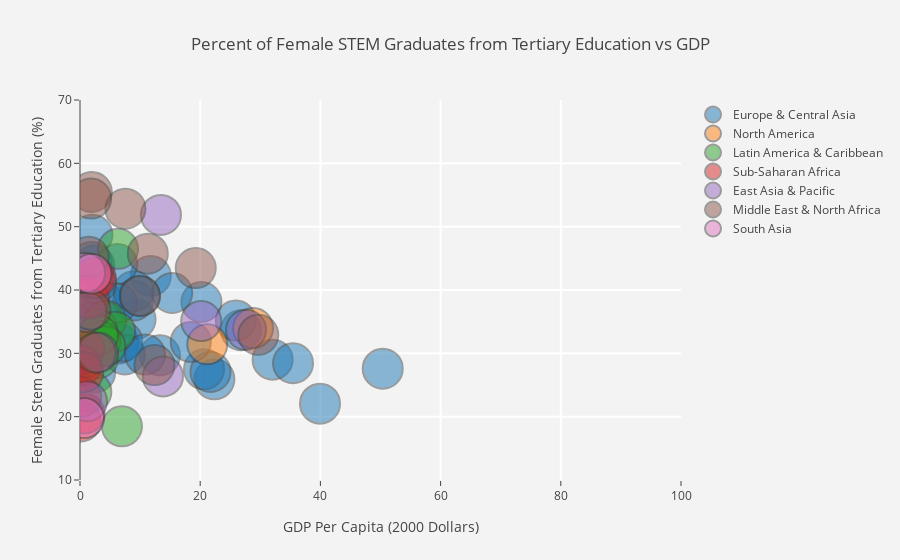

Notebook code for this chart:
### Code cell
trace0 = go.Scatter(
    x=df_2016_gdp['2016_GDPPerCapita'][df_2016_gdp['Region'] == 'Europe & Central Asia'],
    y=df_2016_gdp['2016_stem'][df_2016_gdp['Region'] == 'Europe & Central Asia'],
    mode='markers',
    name='Europe & Central Asia',
    text=df_2016_gdp['Country Name_x'][df_2016_gdp['Region'] == 'Europe & Central Asia'],
    marker=dict(
        size=40,
        opacity=0.5,
        line=dict(
            width=2
        ),
        
    )
)

trace1 = go.Scatter(
    x=df_2016_gdp['2016_GDPPerCapita'][df_2016_gdp['Region'] == 'North America'],
    y=df_2016_gdp['2016_stem'][df_2016_gdp['Region'] == 'North America'],
    mode='markers',
    name='North America',
    text=df_2016_gdp['Country Name_x'][df_2016_gdp['Region'] == 'North America'],
    marker=dict(
        size=40,
        opacity=0.5,
        line=dict(
            width=2
        ),
        
    )
)

trace2 = go.Scatter(
    x=df_2016_gdp['2016_GDPPerCapita'][df_2016_gdp['Region'] == 'Latin America & Caribbean'],
    y=df_2016_gdp['2016_stem'][df_2016_gdp['Region'] == 'Latin America & Caribbean'],
    mode='markers',
    name='Latin America & Caribbean',
    text=df_2016_gdp['Country Name_x'][df_2016_gdp['Region'] == 'Latin America & Caribbean'],
    marker=dict(
        size=40,
        opacity=0.5,
        line=dict(
            width=2
        ),
        
    )
)

trace3 = go.Scatter(
    x=df_2016_gdp['2016_GDPPerCapita'][df_2016_gdp['Region'] == 'Sub-Saharan Africa'],
    y=df_2016_gdp['2016_stem'][df_2016_gdp['Region'] == 'Sub-Saharan Africa'],
    mode='markers',
    name='Sub-Saharan Africa',
    text=df_2016_gdp['Country Name_x'][df_2016_gdp['Region'] == 'Sub-Saharan Africa'],
    marker=dict(
        size=40,
        opacity=0.5,
        line=dict(
            width=2
        ),
        
    )
)

trace4 = go.Scatter(
    x=df_2016_gdp['2016_GDPPerCapita'][df_2016_gdp['Region'] == 'East Asia & Pacific'],
    y=df_2016_gdp['2016_stem'][df_2016_gdp['Region'] == 'East Asia & Pacific'],
    mode='markers',
    name='East Asia & Pacific',
    text=df_2016_gdp['Country Name_x'][df_2016_gdp['Region'] == 'East Asia & Pacific'],
    marker=dict(
        size=40,
        opacity=0.5,
        line=dict(
            width=2
        ),
        
    )
)
trace5 = go.Scatter(
    x=df_2016_gdp['2016_GDPPerCapita'][df_2016_gdp['Region'] == 'Middle East & North Africa'],
    y=df_2016_gdp['2016_stem'][df_2016_gdp['Region'] == 'Middle East & North Africa'],
    mode='markers',
    name='Middle East & North Africa',
    text=df_2016_gdp['Country Name_x'][df_2016_gdp['Region'] == 'Middle East & North Africa'],
    marker=dict(
        size=40,
        opacity=0.5,
        line=dict(
            width=2
        ),
        
    )
)
trace6 = go.Scatter(
    x=df_2016_gdp['2016_GDPPerCapita'][df_2016_gdp['Region'] == 'South Asia'],
    y=df_2016_gdp['2016_stem'][df_2016_gdp['Region'] == 'South Asia'],
    mode='markers',
    name='South Asia',
    text=df_2016_gdp['Country Name_x'][df_2016_gdp['Region'] == 'South Asia'],
    marker=dict(
        size=40,
        opacity=0.5,
        line=dict(
            width=2
        ),
        
    )
)



data=[trace0,trace1,trace2,trace3,trace4,trace5,trace6]

layout = go.Layout(
    title='Percent of Female STEM Graduates from Tertiary Education vs GDP',
    xaxis=dict(
        title='GDP Per Capita (2000 Dollars)',
        gridcolor='rgb(255, 255, 255)',
        range=[0, 100],
        zerolinewidth=1,
        ticklen=5,
        gridwidth=2,
    ),
    yaxis=dict(
        title='Female Stem Graduates from Tertiary Education (%)',
        gridcolor='rgb(255, 255, 255)',
        range=[10,70],
        zerolinewidth=1,
        ticklen=5,
        gridwidth=2,
    ),
    paper_bgcolor='rgb(243, 243, 243)',
    plot_bgcolor='rgb(243, 243, 243)',
)
fig=go.Figure(data=data,layout=layout)
py.offline.iplot(fig)

### Figure 1 — Plotly figure (JSON) as saved in the notebook; plotly's stock layout.template omitted (floating-point values rounded to 4 significant figures)
{"data": [{"marker": {"line": {"width": 2}, "opacity": 0.5, "size": 40}, "mode": "markers", "name": "Europe & Central Asia", "text": ["Albania", "Armenia", "Austria", "Azerbaijan", "Belgium", "Bulgaria", "Bosnia and Herzegovina", "Belarus", "Switzerland", "Cyprus", "Czech Republic", "Denmark", "Spain", "Estonia", "Finland", "France", "United Kingdom", "Georgia", "Greece", "Croatia", "Hungary", "Ireland", "Italy", "Kazakhstan", "Kyrgyz Republic", "Lithuania", "Luxembourg", "Latvia", "Norway", "Poland", "Portugal", "Serbia", "Slovenia", "Sweden", "Ukraine"], "type": "scatter", "uid": "887ca24a-f017-43b4-ba86-f50dfbcc6604", "x": [2.066, 1.803, 22.37, 1.94, 20.63, 3.735, 2.404, 2.511, 39.93, 11.77, 9.242, 26.79, 13.31, 8.868, 21.72, 18.44, 20.21, 1.933, 8.941, 6.149, 6.41, 32.05, 15.33, 3.857, 0.5603, 7.456, 50.37, 7.035, 35.45, 6.208, 9.936, 2.713, 10.83, 25.92, 1.093], "y": [48.72, 36.84, 25.9, 34.84, 27.48, 38.26, 43.87, 26.97, 22.05, 42.23, 35.38, 33.65, 29.68, 38.33, 27.06, 31.81, 38.1, 44.43, 39.82, 37.92, 31.54, 29.0, 39.52, 35.06, 29.13, 29.82, 27.57, 31.87, 28.44, 44.09, 39.11, 41.1, 29.8, 35.17, 29.49]}, {"marker": {"line": {"width": 2}, "opacity": 0.5, "size": 40}, "mode": "markers", "name": "North America", "text": ["Canada", "United States"], "type": "scatter", "uid": "f7b3783a-ca3c-4655-a6a0-df85f7d23d5e", "x": [21.17, 28.79], "y": [31.43, 33.99]}, {"marker": {"line": {"width": 2}, "opacity": 0.5, "size": 40}, "mode": "markers", "name": "Latin America & Caribbean", "text": ["Argentina", "Brazil", "Chile", "Colombia", "Costa Rica", "Dominican Republic", "Ecuador", "Mexico", "Peru", "El Salvador"], "type": "scatter", "uid": "addc2203-f7be-42d2-bcda-5b13b11c8231", "x": [6.327, 4.32, 6.98, 2.878, 5.866, 3.397, 3.009, 4.222, 3.016, 1.884], "y": [46.5, 35.2, 18.47, 33.88, 33.43, 31.91, 29.23, 31.13, 32.89, 23.9]}, {"marker": {"line": {"width": 2}, "opacity": 0.5, "size": 40}, "mode": "markers", "name": "Sub-Saharan Africa", "text": ["Burundi", "Cabo Verde", "Ghana", "Kenya", "Madagascar", "Mozambique", "Mauritania", "Namibia", "South Africa"], "type": "scatter", "uid": "0df1ddd2-0e14-4401-838b-716c7c43997f", "x": [0.1429, 1.519, 0.7587, 0.7313, 0.2009, 0.191, 0.551, 2.28, 2.64], "y": [19.25, 38.61, 20.51, 30.73, 28.11, 23.12, 27.04, 41.93, 41.86]}, {"marker": {"line": {"width": 2}, "opacity": 0.5, "size": 40}, "mode": "markers", "name": "East Asia & Pacific", "text": ["Brunei Darussalam", "Korea, Rep.", "Lao PDR", "New Zealand", "Singapore", "Thailand", "Vietnam"], "type": "scatter", "uid": "d261722c-c912-4855-8517-f9361a4fd33f", "x": [13.47, 13.8, 1.169, 20.17, 27.62, 2.99, 1.085], "y": [51.86, 26.36, 22.43, 35.1, 33.72, 30.14, 36.51]}, {"marker": {"line": {"width": 2}, "opacity": 0.5, "size": 40}, "mode": "markers", "name": "Middle East & North Africa", "text": ["United Arab Emirates", "Bahrain", "Algeria", "Egypt, Arab Rep.", "Iran, Islamic Rep.", "Morocco", "Malta", "Oman", "Qatar", "Saudi Arabia", "Tunisia"], "type": "scatter", "uid": "e2c9b18d-0239-4c7e-aca1-240f2a6bb8d1", "x": [19.26, 11.28, 1.958, 1.74, 2.61, 1.446, 12.39, 7.551, 29.66, 9.991, 1.844], "y": [43.46, 45.74, 55.47, 36.9, 30.09, 45.25, 28.14, 52.84, 32.92, 39.03, 54.44]}, {"marker": {"line": {"width": 2}, "opacity": 0.5, "size": 40}, "mode": "markers", "name": "South Asia", "text": ["Bangladesh", "India", "Sri Lanka"], "type": "scatter", "uid": "09353795-8152-466c-96d3-fe7d7c4e48c7", "x": [0.6794, 0.8587, 1.929], "y": [19.78, 42.72, 42.56]}], "layout": {"paper_bgcolor": "rgb(243, 243, 243)", "plot_bgcolor": "rgb(243, 243, 243)", "title": "Percent of Female STEM Graduates from Tertiary Education vs GDP", "xaxis": {"gridcolor": "rgb(255, 255, 255)", "gridwidth": 2, "range": [0, 100], "ticklen": 5, "title": "GDP Per Capita (2000 Dollars)", "zerolinewidth": 1}, "yaxis": {"gridcolor": "rgb(255, 255, 255)", "gridwidth": 2, "range": [10, 70], "ticklen": 5, "title": "Female Stem Graduates from Tertiary Education (%)", "zerolinewidth": 1}}}
